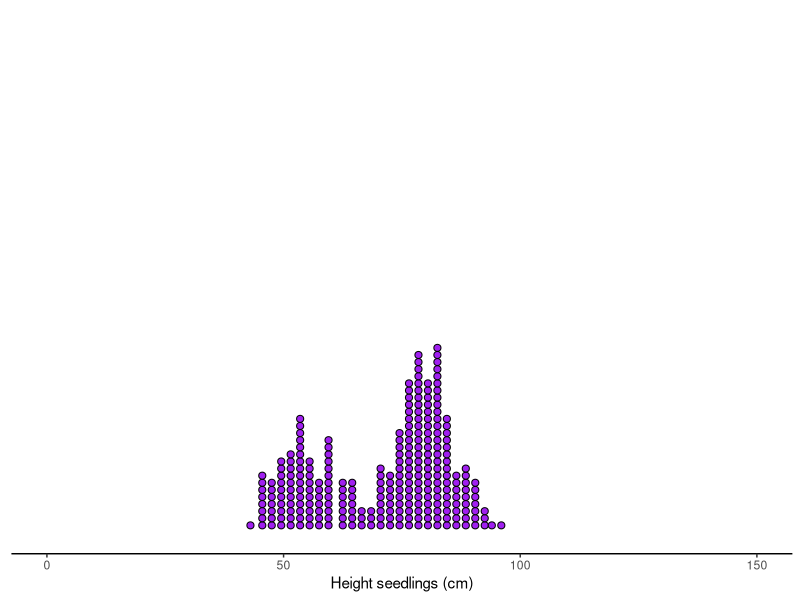
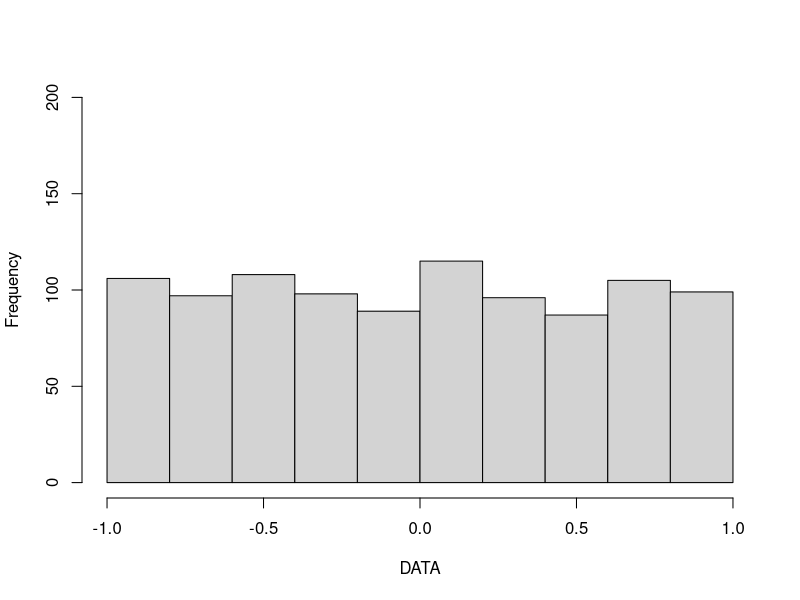
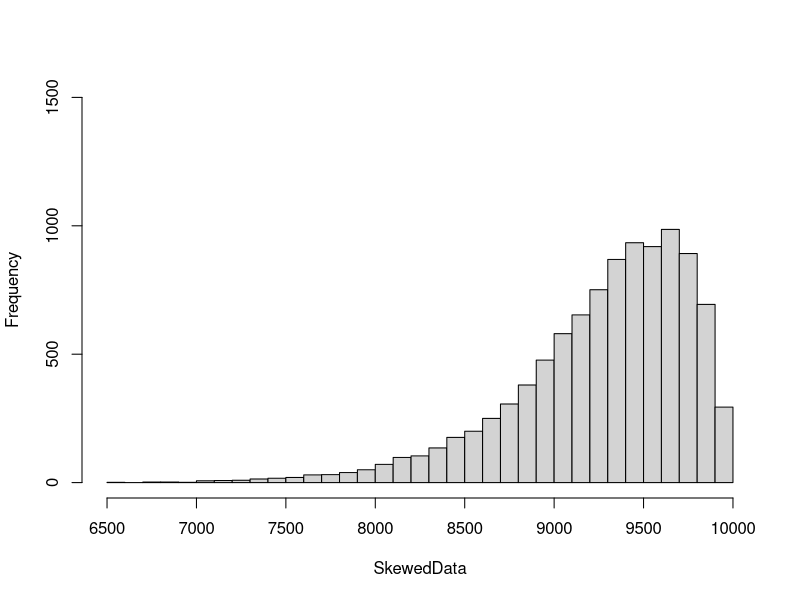

Generate these figures, in order, with R: (Note: this script raises an error after producing the figures.)
## ---- chunk 1
library(ggplot2)
p<- ggplot(faithful, aes(x = waiting))+ xlim(0,100) +
geom_dotplot(binwidth = 1.5,fill="purple",color="black")  +
scale_x_continuous(name="Height seedlings (cm)", limits=c(0, 150)) +
  theme_bw()   +
theme(panel.border = element_blank(),
                     panel.grid.major = element_blank(),
                     panel.grid.minor = element_blank(), 
                     axis.line.x = element_line(colour = "black"),
                     axis.line.y = element_blank(),
                     axis.title.y=element_blank(),
                      axis.text.y=element_blank(),
                      axis.ticks.y=element_blank())
p

## ---- chunk 2
#lets create some data
DATA=runif(1000, min = -1, max = 1)
hist(DATA, xlim=c(-1,1) ,ylim=c(0, 200),main = NULL)

## ---- chunk 3
set.seed(3)
SkewedData <- rbeta(10000,25,2)*10000 #Lets create some dummy data that are skew

hist(SkewedData, main = NULL,breaks = 30, ylim=c(0,1500),)
## ---- chunk 4
knitr::include_graphics("images/Central Tendency Measures.png")
## ---- chunk 5
set.seed (10)
y <- rnorm(1000) # the function rnorm allows you to create a random set of numbers from a normal distribution

#lets now plot that data using the hist function, you already know how to use:
hist(y, main = "Normal Distribution",breaks = 30)

## ---- chunk 6
knitr::include_graphics("images/Stupid mean.jpg")
## ---- chunk 7
MEAN=mean (y, na.rm = FALSE)  #here I calculate the mean, and assign it to a variable.
MEAN           #to display the variable, simply type it, and click enter

## ---- chunk 8
VectorMissingAValue <- c(12,7,3,4.2,18,2,54,-21,8,-5,NA)#here I created a vector of values, incluidng a missing value NA (NA in R stands for Not Available)
mean (VectorMissingAValue)  #If I calculate the mean of a vector with missing values I get
## ---- chunk 9

mean (VectorMissingAValue,na.rm = TRUE)  
## ---- chunk 10
hist(y, main = NULL,breaks = 30, ylim=c(0,100),)
abline(v=MEAN, col="red",lwd=5) #abline put a line in a figure...you use v for vertical and h for horizontal, the value that proceeds is where the line will be drawn.


text("Mean",x=MEAN,y=100, col="blue") #the text function places a label on your figure at the given x and y position you like...there are several other parameters you can control. You can also use the function *legend*, which allows you more controls, including background colors.
## ---- chunk 11
vals=c(10,20,23,23,22,20,25,22,20,25,22,20,25,20,21,21,23,21,24,120)
  
  mean(vals)
## ---- chunk 12
Trimmedvals=c(20,23,23,22,20,25,22,20,25,22,20,25,20,21,21,23,21,24)
  
mean(Trimmedvals)
## ---- chunk 13
knitr::include_graphics("images/Median odd Numbers.png")
## ---- chunk 14
knitr::include_graphics("images/Median Even Numbers.png")
## ---- chunk 15
MEDIAN=median (y)  #here I calculate the mean, and assign it to a variable.
MEDIAN           #to display the variable, simply type it, and click enter

## ---- chunk 16
hist(y, main = NULL,breaks = 30, ylim=c(0,110),)

#lets plot the mean
MEAN=mean(y)
abline(v=MEAN, col="red",lwd=5) 
text("Mean",x=MEAN,y=110, col="red",pos=4) #pos=4 means, to place the text to the right of the coordinates xy.

# now the median
abline(v=MEDIAN, col="blue",lwd=3, lty=2) #I plot the median in blue to distinguish from the mean
text("Median",x=MEDIAN,y=100, col="blue", pos=2) 
## ---- chunk 17
getmode <- function(v) {   # the function will take a vector of values
   uniqv <- unique(v)      #select all the unique values in the vector 
   uniqv[which.max(tabulate(match(v, uniqv)))] #stimate the number of times each value appears and return the largest
}

## ---- chunk 18
MODE=getmode(y)  #here I calculate the mode, and assign it to a variable.
MODE           #to display the variable, simply type it, and click enter
## ---- chunk 19
# Create the vector with characters.
NAMES <- c("Peter", "Carl", "Darrell", "John", "Peter")

getmode(NAMES)  #here I calculate the mode, and assign it to a variable.

## ---- chunk 20
hist(y, main = NULL,breaks = 30, ylim=c(0,110),)

#lets plot the mean
abline(v=MEAN, col="red",lwd=6) 
text("Mean",x=MEAN,y=110, col="red",pos=4) 

# now the median
abline(v=MEDIAN, col="blue",lwd=4, lty=2) #I plot the median in blue to distinguish from the mean
text("Median",x=MEDIAN,y=100, col="blue", pos=2) 

#now let's plot the mode
MODE=getmode(y)
abline(v=MODE, col="orange",lwd=4, lty=3) #I plot the median in blue to distinguish from the mean
text("Mode",x=MODE,y=90, col="orange", pos=4) 

## ---- chunk 21
set.seed(3)
SkewedData <- rbeta(10000,25,2)*10000 #Lets create some dummy data that are skew

hist(SkewedData, main = "Left skew (negative) distribution",breaks = 30, ylim=c(0,1500),)

#lets plot the mean
MeanSkewedData=mean(SkewedData)
abline(v=MeanSkewedData, col="red",lwd=6) 
text("Mean",x=MeanSkewedData,y=1500, col="red",pos=2) 

# now the median
MedianSkewedData=median(SkewedData)
abline(v=MedianSkewedData, col="blue",lwd=4, lty=2)
text("Median",x=MedianSkewedData,y=1400, col="blue", pos=4) 

#now let's plot the mode
ModeSkewedData=getmode(SkewedData)
abline(v=ModeSkewedData, col="orange",lwd=4, lty=3) #I plot the median in blue to distinguish from the mean
text("Mode",x=ModeSkewedData,y=1300, col="orange", pos=4) 

## ---- chunk 22
set.seed(3)
SkewedData <-rbeta(10000,2,35)*10000 #Lets create some dummy data that are left

hist(SkewedData, main="Right skew (positive) distribution", xlab="", breaks=30, xaxt = "n", ylim=c(0, 1600))

#lets plot the mean
MeanSkewedData=mean(SkewedData)
abline(v=MeanSkewedData, col="red",lwd=6) 
text("Mean",x=MeanSkewedData,y=1600, col="red",pos=4) 

# now the median
MedianSkewedData=median(SkewedData)
abline(v=MedianSkewedData, col="blue",lwd=4, lty=2)
text("Median",x=MedianSkewedData,y=1500, col="blue", pos=2) 

#now let's plot the mode
ModeSkewedData=getmode(SkewedData)
abline(v=ModeSkewedData, col="orange",lwd=4, lty=3) #I plot the median in blue to distinguish from the mean
text("Mode",x=ModeSkewedData,y=1400, col="orange", pos=2) 

## ---- chunk 23
knitr::include_graphics("images/USA Household Income.png")
## ---- chunk 24
knitr::include_graphics("images/Distribution Skews.png")
## ---- chunk 25
hist(y, main = NULL,breaks = 30, ylim=c(0,110),)

#lets plot the mean
abline(v=MEAN, col="red",lwd=6) 
text("Mean",x=MEAN,y=110, col="red",pos=4) 

# now the median
abline(v=MEDIAN, col="blue",lwd=4, lty=2) #I plot the median in blue to distinguish from the mean
text("Median",x=MEDIAN,y=100, col="blue", pos=2) 

#now let's plot the mode
abline(v=MODE, col="orange",lwd=4, lty=3) #I plot the median in blue to distinguish from the mean
text("Mode",x=MODE,y=90, col="orange", pos=4) 


#now let's plot the minimum
MINIMUM=min(y)
abline(v=MINIMUM, col="dark grey",lwd=4, lty=3) #I plot the median in blue to distinguish from the mean
text("Minimum",x=MINIMUM,y=90, col="dark grey", pos=4) 

#now let's plot the maximum
MAXIMUM=max(y)
abline(v=MAXIMUM, col="dark grey",lwd=4, lty=3) #I plot the median in blue to distinguish from the mean
text("Maximum",x=MAXIMUM,y=90, col="dark grey", pos=2) 
## ---- chunk 26
knitr::include_graphics("images/Inference.png")
## ---- chunk 27
knitr::include_graphics("images/Percentile 1.png")
## ---- chunk 28
knitr::include_graphics("images/Percentile.png")
## ---- chunk 29
knitr::include_graphics("images/Percentile 2.png")
## ---- chunk 30
MyRabbits=c(37, 15, 35, 36, 5, 40, 41, 68, 45, 56) #vector of rabbit height, it does no

quantile(MyRabbits, .8,type = 1)                  # the type parameter allows you to use different ways to approximate the value. check ?quantile  for more details
## ---- chunk 31
library (RColorBrewer)
library(dplyr)
library(scales)
set.seed(3)  


dt <- data.frame(x=rbeta(20000,100,100)*20000)             #Lets create some dummy normal data
dt$x <- rescale(dt$x,to = c(1, 100), from = range(dt$x))   #I rescale the data from 1 to 100 to better visualize the percentage results


dt=dt %>% arrange(x)                  #Sort values from smallest to largest
dt$Position=1:nrow(dt)                #Rank each value from smallest to largest
dt$y=(dt$Position/nrow(dt)) *100      #Assign the percentile position of each value

#Create colors to make the plot look nicer
ColSca <- brewer.pal(9, 'YlOrRd')   #Create a vector of nice colors in the  YlOrRd color scale
ColSca <- colorRampPalette(ColSca)  #create a color ramp for the colors above
Colors= ColSca(110) #create list of 100 colors in the ramp above

#create histogram
hist(dt$x, col=Colors,main = NULL,breaks = 100, ylim=c(0,800),xlab="Percent", ylab="Frequency")  

#calculate and add the quartiles and their names to the histogram.
Prob=c(0.25,0.5,0.75,1)  # this is the list of values that define my four quartiles
Quartiles=quantile(dt$x,Prob ,type = 1)  #calculate the quartiles of my data

abline(v=Quartiles, col="grey",lwd=4, lty=1) #I plot the quartiles

# now lets put names 
Names=c("Q1", "Q2", "Q3", "Q4")   #vector of names for my quartiles
text(Names,x=Quartiles,y=800, col="black", pos=2) #place quartile names at y=800 and x= quartile values

## ---- chunk 32
knitr::include_graphics("images/Variance 1.gif")
## ---- chunk 33
HeightOfDog=c(600, 470, 170, 430 , 300)

mean(HeightOfDog)
## ---- chunk 34
knitr::include_graphics("images/Variance 2.gif")
## ---- chunk 35
knitr::include_graphics("images/Variance 2.gif")
## ---- chunk 36
knitr::include_graphics("images/Variance 3.gif")
## ---- chunk 37
HeightOfDog=c(600, 470, 170, 430 , 300)

var(HeightOfDog)
## ---- chunk 38
HeightOfDog=c(600, 470, 170, 430 , 300)

sd(HeightOfDog)
## ---- chunk 39
sqrt(var(HeightOfDog))
## ---- chunk 40
y <- rnorm(1000) # the function rnorm allows you to create a random set of numbers from a normal distribution

#lets now plot that data using the hist function, you already know how to use:
hist(y, main = NULL,breaks = 30,ylim=c(0,120))

SD=sd(y)
Mean=mean(y)

#plot the mean
abline(v=(Mean), col="blue",lwd=4)
text("Mean",x=Mean,y=100, col="Blue", pos=4) 

#add two standard deviations 
abline(v=(Mean+(SD*2)), col="red") 
text("+2 SDs",x=(Mean+(SD*2)),y=100, col="red", pos=4) 


#minus two standard deviations 
abline(v=(Mean-(SD*2)), col="red") 
text("-2 SDs",x=(Mean-(SD*2)),y=100, col="red", pos=4) 
